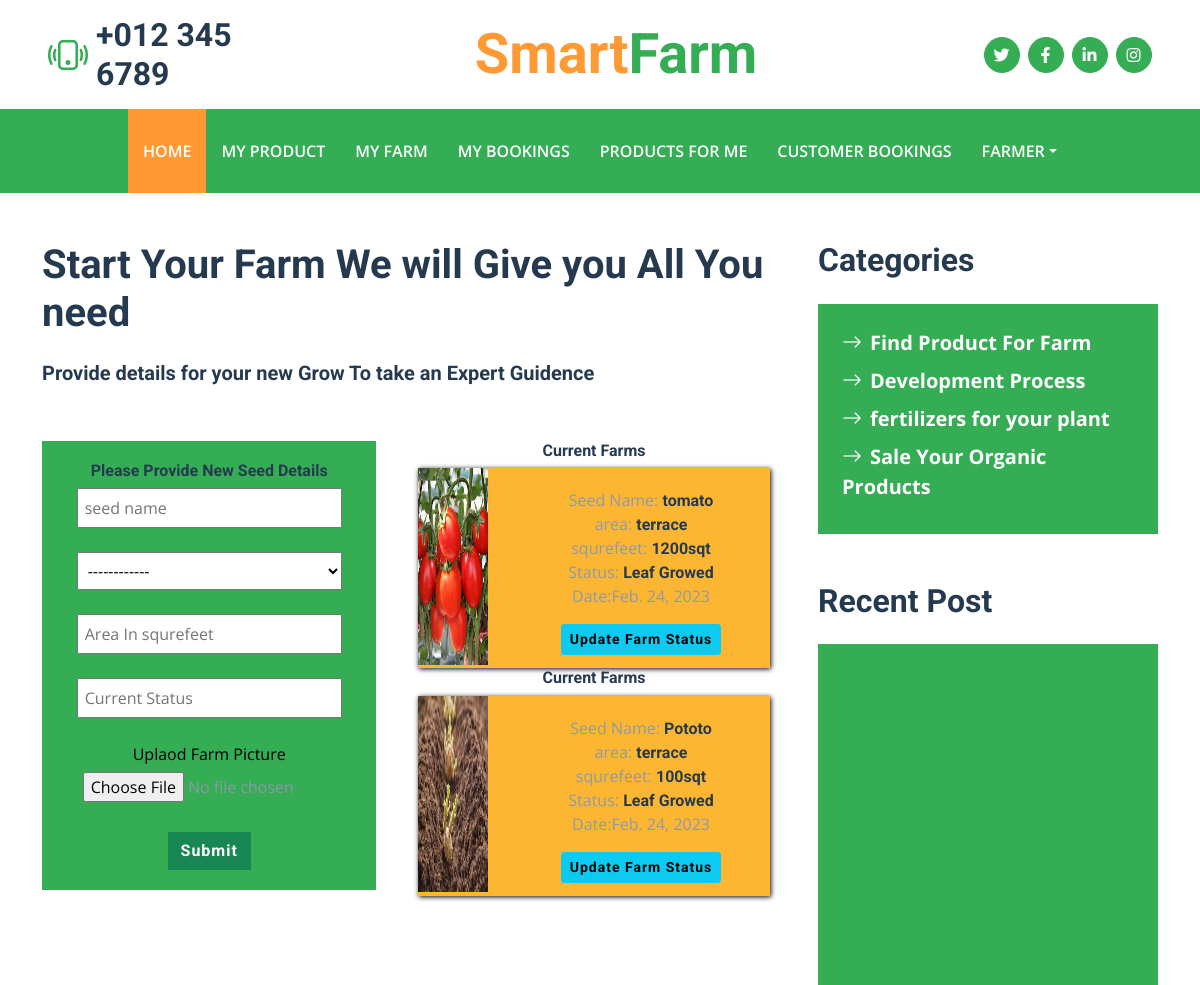
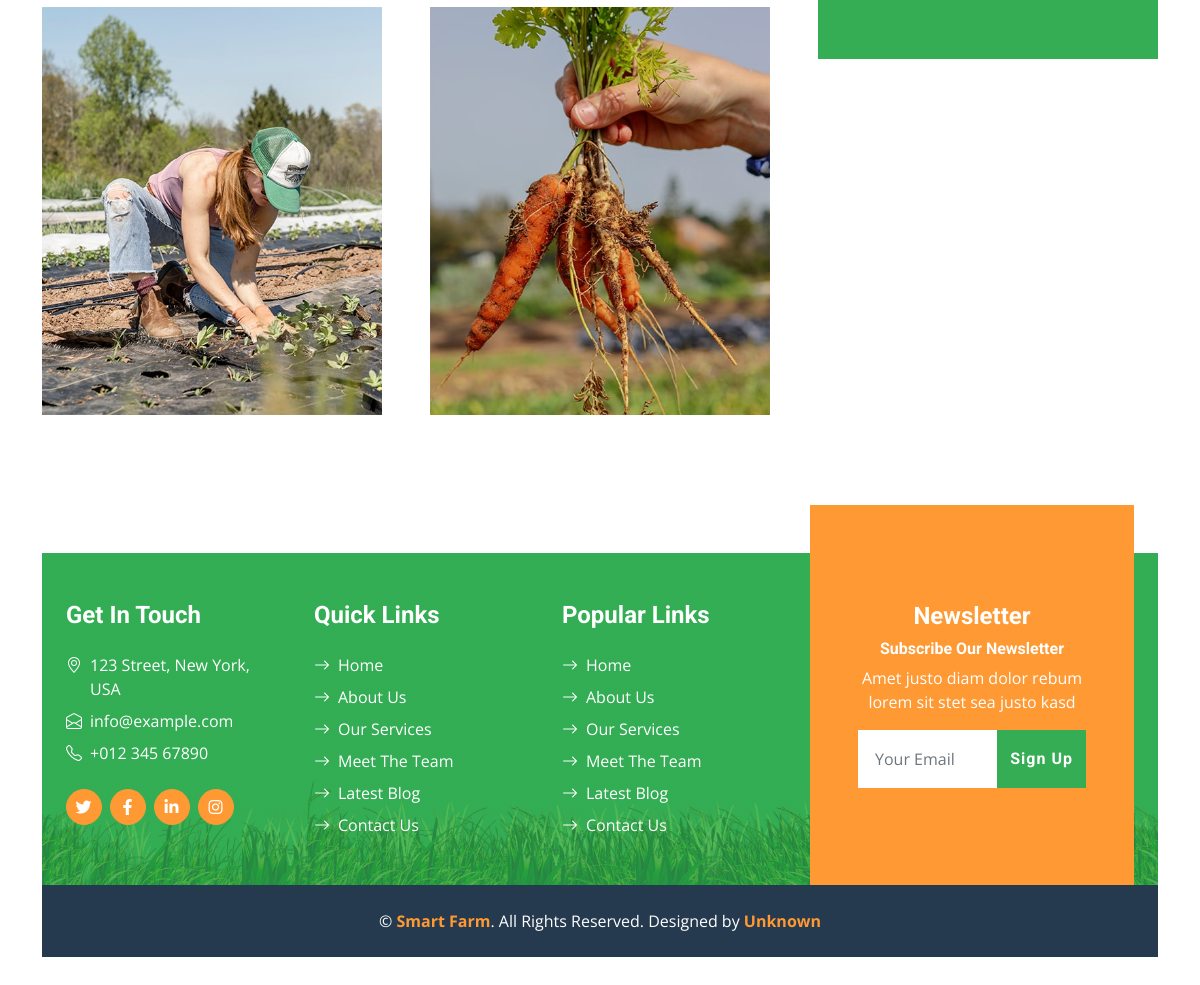
The page /farmer/StartFarm (signed in) on the database its author committed (2 pictures, top to bottom).
### farmer/models.py (models this page shows)
class SeedFarm(models.Model):
    seedname = models.CharField(max_length=55)
    farmfield = models.CharField(max_length=55)
    framarea = models.CharField(max_length=55)
    framstatus = models.CharField(max_length=1000)
    image = models.FileField(upload_to="framimage")
    user = models.ForeignKey(User,on_delete=models.CASCADE)
    date = models.DateField(auto_now_add=True)

### farmer/views.py (the view)
# urls.py: path("StartFarm",views.StartFarm,name="StartFarm"),
def StartFarm(request):
    farm = SeedFarm.objects.filter(user = request.user)
    farmstatus = []
    for i in farm:
        fm = FarmStatus.objects.filter(Farm = i)
    context = {
        "farm":farm,
    }
    return render(request,"farmer/startfarm.html",context)

### templates/farmer/startfarm.html (shortened to what this page needs)
{% extends "farmerhome.html" %}
{% load static %}
{% block content %}
<div class="container py-5">
    <div class="row g-5">
        <div class="col-lg-8">
            <div class="mb-5">
                <h1 class="mb-4">Start Your Farm We will Give you All You need</h1>
                <h5>Provide details for your new Grow To take an Expert Guidence</h5>
                <br><br>
                <div class="row">
                    <div class="col-md-6 ">
                        <div class="formcontent">
                            <h6>Please Provide New Seed Details</h6>
                            <form action="{%url 'AddNewSeedFarm' %}" method="post" enctype="multipart/form-data">
                                <input type="text" name="seed" placeholder="seed name"><br><br>
                                <select name="farmfields" id="">
                                    <option value="">------------</option>
                                </select><br><br>
                                <input type="text" name="area" placeholder="Area In squrefeet"><br><br>
                                <input type="text" name="status" placeholder="Current Status"><br><br>
                                <span style="color:black">Uplaod Farm Picture</span>
                                <input type="file" name="img"> <br><br>
                                <button type="submit" class="btn btn-success">Submit</button>
                            </form>
                        </div>
                    </div>
                    <div class="col-md-6 text-center">
                        <div class="row">
                    {% for f in farm%}
                            <div class="col-md-12">
                                <h6>Current Farms</h6>
                                <div class="farmitem">
                                    <div class="row">
                                        <div class="col-3">
                                            <img src="{{f.image.url}}" alt="" width="100%" height="95%">
                                        </div>
                                        <div class="col-9" style="padding:20px">
                                            Seed Name: <h6>{{f.seedname}}</h6> <br>
                                            area: <h6>{{f.farmfield}}</h6> <br>
                                            squrefeet: <h6>{{f.framarea}}sqt</h6> <br>
                                            Status: <h6>{{f.framstatus}}</h6>
                                            <p>Date:{{f.date}}</p>
                                            <a href="{%url 'FramStatusUpdate' f.id %}" class="btn btn-info btn-sm">Update Farm Status</a>
                                        </div>
                                    </div>
                                </div>
                            </div>
                    {% endfor %}
                        </div>
                    </div>
                </div>
                <div class="row g-5 mb-5 mt-5">
                    <div class="col-md-6">
                        <img class="img-fluid w-100" src="{%static 'img/blog-1.jpg' %}" alt="">
                    </div>
                    <div class="col-md-6">
                        <img class="img-fluid w-100" src="{%static 'img/blog-2.jpg' %}" alt="">
                    </div>
                </div>
            </div>
        </div>
        <div class="col-lg-4">
            <div class="mb-5">
                <h2 class="mb-4">Categories</h2>
                <div class="d-flex flex-column justify-content-start bg-primary p-4">
                    <a class="fs-5 fw-bold text-white mb-2" href="{%url 'FarmProducts' %}"><i class="bi bi-arrow-right me-2"></i>Find Product For Farm</a>
                    <a class="fs-5 fw-bold text-white mb-2" href="#"><i class="bi bi-arrow-right me-2"></i>Development
                        Process</a>
                    <a class="fs-5 fw-bold text-white mb-2" href="#"><i class="bi bi-arrow-right me-2"></i>fertilizers
                        for your plant</a>
                    <a class="fs-5 fw-bold text-white mb-2" href="#"><i class="bi bi-arrow-right me-2"></i>Sale Your
                        Organic Products</a>
                </div>
            </div>
            <div class="mb-5">
                <h2 class="mb-4">Recent Post</h2>
                <div class="bg-primary p-4" style="height:400px;overflow:scroll">
                </div>
            </div>
        </div>
    </div>
    {% endblock %}

### templates/farmerhome.html (shortened to what this page needs)
{% load static %}
<!DOCTYPE html>
<html lang="en">
<head>
    <link href="https://cdnjs.cloudflare.com/ajax/libs/font-awesome/5.15.0/css/all.min.css" rel="stylesheet">
    <link href="https://cdn.jsdelivr.net/npm/bootstrap-icons@1.4.1/font/bootstrap-icons.css" rel="stylesheet">
    <link href="{%static 'lib/owlcarousel/assets/owl.carousel.min.css' %}" rel="stylesheet">
    <link href="{%static 'css/bootstrap.min.css' %}" rel="stylesheet">
    <link href="{%static 'css/style.css' %}" rel="stylesheet">
</head>
<body>
    <div class="container-fluid px-5 d-none d-lg-block">
        <div class="row gx-5 py-3 align-items-center">
            <div class="col-lg-3">
                <div class="d-flex align-items-center justify-content-start">
                    <i class="bi bi-phone-vibrate fs-1 text-primary me-2"></i>
                    <h2 class="mb-0">+012 345 6789</h2>
                </div>
            </div>
            <div class="col-lg-6">
                <div class="d-flex align-items-center justify-content-center">
                    <a href="index.html" class="navbar-brand ms-lg-5">
                        <h1 class="m-0 display-4 text-primary"><span class="text-secondary">Smart</span>Farm</h1>
                    </a>
                </div>
            </div>
            <div class="col-lg-3">
                <div class="d-flex align-items-center justify-content-end">
                    <a class="btn btn-primary btn-square rounded-circle me-2" href="#"><i class="fab fa-twitter"></i></a>
                    <a class="btn btn-primary btn-square rounded-circle me-2" href="#"><i class="fab fa-facebook-f"></i></a>
                    <a class="btn btn-primary btn-square rounded-circle me-2" href="#"><i class="fab fa-linkedin-in"></i></a>
                    <a class="btn btn-primary btn-square rounded-circle" href="#"><i class="fab fa-instagram"></i></a>
                </div>
            </div>
        </div>
    </div>
    <nav class="navbar navbar-expand-lg bg-primary navbar-dark shadow-sm py-3 py-lg-0 px-3 px-lg-5">
        <div class="collapse navbar-collapse" id="navbarCollapse">
            <div class="navbar-nav mx-auto py-0">
                <a href="{%url 'Index' %}" class="nav-item nav-link active">Home</a>
            {% if request.user.is_authenticated %}
                <a href="{%url 'ProductAdd' %}" class="nav-item nav-link">My Product</a>
                <a href="{%url 'StartFarm' %}" class="nav-item nav-link">My Farm</a>
                <a href="{%url 'FarmerMybooking' %}" class="nav-item nav-link">My Bookings</a>
                <a href="{%url 'FarmProducts' %}" class="nav-item nav-link">Products for Me</a>
                <a href="{%url 'CustomerOrderFarmerview' %}" class="nav-item nav-link">Customer Bookings</a>
                <div class="nav-item dropdown">
                    <a href="#" class="nav-link dropdown-toggle" data-bs-toggle="dropdown">{{request.user}}</a>
                </div>
            {% endif %}
            </div>
        </div>
    </nav>
{% block content %}{% endblock %}
    <div class="container-fluid bg-footer bg-primary text-white mt-5">
        <div class="container">
            <div class="row gx-5">
                <div class="col-lg-8 col-md-6">
                    <div class="row gx-5">
                        <div class="col-lg-4 col-md-12 pt-5 mb-5">
                            <h4 class="text-white mb-4">Get In Touch</h4>
                            <div class="d-flex mb-2">
                                <i class="bi bi-geo-alt text-white me-2"></i>
                                <p class="text-white mb-0">123 Street, New York, USA</p>
                            </div>
                            <div class="d-flex mb-2">
                                <i class="bi bi-envelope-open text-white me-2"></i>
                                <p class="text-white mb-0">info@example.com</p>
                            </div>
                            <div class="d-flex mb-2">
                                <i class="bi bi-telephone text-white me-2"></i>
                                <p class="text-white mb-0">+012 345 67890</p>
                            </div>
                            <div class="d-flex mt-4">
                                <a class="btn btn-secondary btn-square rounded-circle me-2" href="#"><i class="fab fa-twitter"></i></a>
                                <a class="btn btn-secondary btn-square rounded-circle me-2" href="#"><i class="fab fa-facebook-f"></i></a>
                                <a class="btn btn-secondary btn-square rounded-circle me-2" href="#"><i class="fab fa-linkedin-in"></i></a>
                                <a class="btn btn-secondary btn-square rounded-circle" href="#"><i class="fab fa-instagram"></i></a>
                            </div>
                        </div>
                        <div class="col-lg-4 col-md-12 pt-0 pt-lg-5 mb-5">
                            <h4 class="text-white mb-4">Quick Links</h4>
                            <div class="d-flex flex-column justify-content-start">
                                <a class="text-white mb-2" href="#"><i class="bi bi-arrow-right text-white me-2"></i>Home</a>
                                <a class="text-white mb-2" href="#"><i class="bi bi-arrow-right text-white me-2"></i>About Us</a>
                                <a class="text-white mb-2" href="#"><i class="bi bi-arrow-right text-white me-2"></i>Our Services</a>
                                <a class="text-white mb-2" href="#"><i class="bi bi-arrow-right text-white me-2"></i>Meet The Team</a>
                                <a class="text-white mb-2" href="#"><i class="bi bi-arrow-right text-white me-2"></i>Latest Blog</a>
                                <a class="text-white" href="#"><i class="bi bi-arrow-right text-white me-2"></i>Contact Us</a>
                            </div>
                        </div>
                        <div class="col-lg-4 col-md-12 pt-0 pt-lg-5 mb-5">
                            <h4 class="text-white mb-4">Popular Links</h4>
                            <div class="d-flex flex-column justify-content-start">
                                <a class="text-white mb-2" href="#"><i class="bi bi-arrow-right text-white me-2"></i>Home</a>
                                <a class="text-white mb-2" href="#"><i class="bi bi-arrow-right text-white me-2"></i>About Us</a>
                                <a class="text-white mb-2" href="#"><i class="bi bi-arrow-right text-white me-2"></i>Our Services</a>
                                <a class="text-white mb-2" href="#"><i class="bi bi-arrow-right text-white me-2"></i>Meet The Team</a>
                                <a class="text-white mb-2" href="#"><i class="bi bi-arrow-right text-white me-2"></i>Latest Blog</a>
                                <a class="text-white" href="#"><i class="bi bi-arrow-right text-white me-2"></i>Contact Us</a>
                            </div>
                        </div>
                    </div>
                </div>
                <div class="col-lg-4 col-md-6 mt-lg-n5">
                    <div class="d-flex flex-column align-items-center justify-content-center text-center h-100 bg-secondary p-5">
                        <h4 class="text-white">Newsletter</h4>
                        <h6 class="text-white">Subscribe Our Newsletter</h6>
                        <p>Amet justo diam dolor rebum lorem sit stet sea justo kasd</p>
                        <form action="">
                            <div class="input-group">
                                <input type="text" class="form-control border-white p-3" placeholder="Your Email">
                                <button class="btn btn-primary">Sign Up</button>
                            </div>
                        </form>
                    </div>
                </div>
            </div>
        </div>
    </div>
    <div class="container-fluid bg-dark text-white py-4">
        <div class="container text-center">
            <p class="mb-0">&copy; <a class="text-secondary fw-bold" href="#">Smart Farm</a>. All Rights Reserved. Designed by <a class="text-secondary fw-bold" href="#">Unknown</a></p>
        </div>
    </div>
</body>
</html>

### static/css/style.css (style rules this page uses)
:root { --primary: #34AD54; --secondary: #FF9933; --light: #F6FFF2; --dark: #263A4F; }
.btn { font-family: 'Roboto', sans-serif; letter-spacing: 1px; font-weight: 700; transition: .5s; }
.btn-primary, .btn-secondary { color: #FFFFFF; }
.btn-square { width: 36px; height: 36px; }
.btn-square, .btn-sm-square, .btn-lg-square { padding-left: 0; padding-right: 0; text-align: center; }
.navbar-dark .navbar-nav .nav-link { padding: 30px 15px; font-size: 16px; font-weight: 600; color: #FFFFFF; text-transform: uppercase; transition: .5s; }
.navbar-dark .navbar-nav .nav-link:hover, .navbar-dark .navbar-nav .nav-link.active { background: var(--secondary); }
.bg-footer { background: linear-gradient(rgba(52, 173, 84, .7), rgba(52, 173, 84, .7)), url(../img/footer.png) center bottom no-repeat; background-size: contain; }
@media (min-width: 991.98px) { .bg-footer { margin-top: 90px !important; } }

### templates/farmer/startfarm.html (style rules this page uses)
.formcontent { width: 95%; background-color: #34AD54; padding: 20px; text-align: center; }
.formcontent input, select { width: 90%; padding: 6px; }
.farmitem { width: 100%; height: 200px; background-color: rgb(253, 182, 50); box-shadow: 1px 1px 5px black; }
.farmitem h6 { display: inline; }

### rows shown on the page
SeedFarm: image (picture), seedname "tomato", farmfield "terrace", framarea "1200", framstatus "Leaf Growed", date "Feb. 24, 2023"
SeedFarm: image (picture), seedname "Pototo", farmfield "terrace", framarea "100", framstatus "Leaf Growed", date "Feb. 24, 2023"

### other values the page prints
{{ request.user }} "FARMER"
